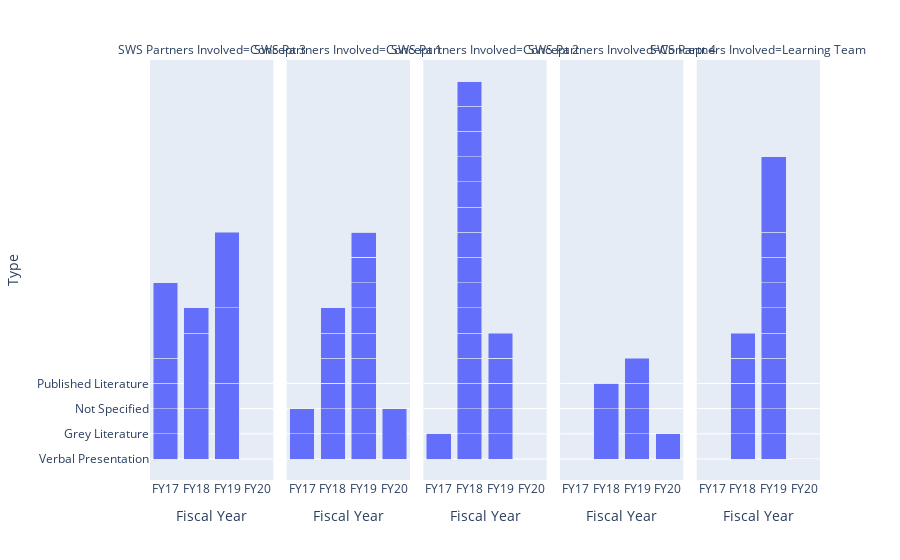

Notebook code cell kept with this figure:
### Code cell
import plotly.express as px
fig = px.bar(df51, x='Fiscal Year', y='Type', barmode='stack',
            facet_col='SWS Partners Involved')
fig.show()

### Figure 1 — Plotly figure (JSON) as saved in the notebook; plotly's stock layout.template omitted (floating-point values rounded to 4 significant figures)
{"data": [{"alignmentgroup": "True", "hoverlabel": {"namelength": 0}, "hovertemplate": "SWS Partners Involved=Concept 3<br>Fiscal Year=%{x}<br>Type=%{y}", "legendgroup": "", "marker": {"color": "#636efa"}, "name": "", "offsetgroup": "", "orientation": "v", "showlegend": false, "textposition": "auto", "type": "bar", "x": ["FY17", "FY17", "FY17", "FY17", "FY17", "FY18", "FY18", "FY17", "FY18", "FY19", "FY19", "FY19"], "xaxis": "x", "y": ["Verbal Presentation", "Grey Literature", "Grey Literature", "Grey Literature", "Grey Literature", "Not Specified", "Published Literature", "Published Literature", "Grey Literature", "Published Literature", "Published Literature", "Published Literature"], "yaxis": "y"}, {"alignmentgroup": "True", "hoverlabel": {"namelength": 0}, "hovertemplate": "SWS Partners Involved=Concept 1<br>Fiscal Year=%{x}<br>Type=%{y}", "legendgroup": "", "marker": {"color": "#636efa"}, "name": "", "offsetgroup": "", "orientation": "v", "showlegend": false, "textposition": "auto", "type": "bar", "x": ["FY17", "FY17", "FY18", "FY18", "FY17", "FY17", "FY18", "FY18", "FY18", "FY18", "FY18", "FY18", "FY18", "FY18", "FY19", "FY19", "FY19", "FY19", "FY19", "FY19", "FY19", "FY19", "FY19", "FY19", "FY19", "FY19", "FY19", "FY19", "FY19", "FY19", "FY19", "FY19", "FY19", "FY19", "FY19", "FY19", "FY19", "FY19", "FY19", "FY19", "FY19", "FY20"], "xaxis": "x2", "y": ["Verbal Presentation", "Verbal Presentation", "Grey Literature", "Grey Literature", "Grey Literature", "Grey Literature", "Grey Literature", "Verbal Presentation", "Verbal Presentation", "Grey Literature", "Grey Literature", "Grey Literature", "Verbal Presentation", "Verbal Presentation", "Verbal Presentation", "Verbal Presentation", "Grey Literature", "Grey Literature", "Verbal Presentation", "Grey Literature", "Grey Literature", "Grey Literature", "Grey Literature", "Verbal Presentation", "Verbal Presentation", "Grey Literature", "Verbal Presentation", "Verbal Presentation", "Verbal Presentation", "Grey Literature", "Verbal Presentation", "Verbal Presentation", "Verbal Presentation", "Verbal Presentation", "Verbal Presentation", "Verbal Presentation", "Verbal Presentation", "Verbal Presentation", "Verbal Presentation", "Grey Literature", "Verbal Presentation", "Not Specified"], "yaxis": "y2"}, {"alignmentgroup": "True", "hoverlabel": {"namelength": 0}, "hovertemplate": "SWS Partners Involved=Concept 2<br>Fiscal Year=%{x}<br>Type=%{y}", "legendgroup": "", "marker": {"color": "#636efa"}, "name": "", "offsetgroup": "", "orientation": "v", "showlegend": false, "textposition": "auto", "type": "bar", "x": ["FY18", "FY18", "FY18", "FY18", "FY18", "FY18", "FY18", "FY18", "FY18", "FY18", "FY18", "FY18", "FY18", "FY18", "FY17", "FY17", "FY17", "FY17", "FY17", "FY18", "FY18", "FY18", "FY18", "FY18", "FY18", "FY18", "FY17", "FY18", "FY18", "FY18", "FY19", "FY19", "FY19", "FY19", "FY19", "FY19", "FY19", "FY19"], "xaxis": "x3", "y": ["Verbal Presentation", "Verbal Presentation", "Grey Literature", "Grey Literature", "Grey Literature", "Grey Literature", "Grey Literature", "Grey Literature", "Grey Literature", "Grey Literature", "Grey Literature", "Grey Literature", "Grey Literature", "Grey Literature", "Verbal Presentation", "Verbal Presentation", "Verbal Presentation", "Verbal Presentation", "Grey Literature", "Grey Literature", "Grey Literature", "Grey Literature", "Verbal Presentation", "Verbal Presentation", "Verbal Presentation", "Verbal Presentation", "Verbal Presentation", "Verbal Presentation", "Verbal Presentation", "Verbal Presentation", "Grey Literature", "Grey Literature", "Verbal Presentation", "Grey Literature", "Verbal Presentation", "Grey Literature", "Verbal Presentation", "Grey Literature"], "yaxis": "y3"}, {"alignmentgroup": "True", "hoverlabel": {"namelength": 0}, "hovertemplate": "SWS Partners Involved=Concept 4<br>Fiscal Year=%{x}<br>Type=%{y}", "legendgroup": "", "marker": {"color": "#636efa"}, "name": "", "offsetgroup": "", "orientation": "v", "showlegend": false, "textposition": "auto", "type": "bar", "x": ["FY18", "FY18", "FY18", "FY18", "FY19", "FY19", "FY18", "FY19", "FY19", "FY19", "FY20"], "xaxis": "x4", "y": ["Not Specified", "Verbal Presentation", "Grey Literature", "Verbal Presentation", "Grey Literature", "Grey Literature", "Verbal Presentation", "Verbal Presentation", "Grey Literature", "Grey Literature", "Grey Literature"], "yaxis": "y4"}, {"alignmentgroup": "True", "hoverlabel": {"namelength": 0}, "hovertemplate": "SWS Partners Involved=Learning Team<br>Fiscal Year=%{x}<br>Type=%{y}", "legendgroup": "", "marker": {"color": "#636efa"}, "name": "", "offsetgroup": "", "orientation": "v", "showlegend": false, "textposition": "auto", "type": "bar", "x": ["FY18", "FY18", "FY18", "FY18", "FY18", "FY18", "FY19", "FY19", "FY18", "FY19", "FY19", "FY18", "FY19", "FY19", "FY19", "FY19", "FY19", "FY19", "FY19", "FY19", "FY19", "FY19", "FY19", "FY19", "FY19", "FY19", "FY19", "FY19", "FY20", "FY20", "FY19", "FY20", "FY20", "FY20"], "xaxis": "x5", "y": ["Verbal Presentation", "Grey Literature", "Grey Literature", "Grey Literature", "Verbal Presentation", "Grey Literature", "Grey Literature", "Grey Literature", "Verbal Presentation", "Verbal Presentation", "Verbal Presentation", "Grey Literature", "Verbal Presentation", "Verbal Presentation", "Grey Literature", "Grey Literature", "Grey Literature", "Grey Literature", "Grey Literature", "Verbal Presentation", "Grey Literature", "Grey Literature", "Published Literature", "Verbal Presentation", "Verbal Presentation", "Verbal Presentation", "Verbal Presentation", "Verbal Presentation", "Verbal Presentation", "Verbal Presentation", "Verbal Presentation", "Verbal Presentation", "Verbal Presentation", "Verbal Presentation"], "yaxis": "y5"}], "layout": {"annotations": [{"font": {}, "showarrow": false, "text": "SWS Partners Involved=Concept 3", "x": 0.092, "xanchor": "center", "xref": "paper", "y": 1, "yanchor": "bottom", "yref": "paper"}, {"font": {}, "showarrow": false, "text": "SWS Partners Involved=Concept 1", "x": 0.296, "xanchor": "center", "xref": "paper", "y": 1, "yanchor": "bottom", "yref": "paper"}, {"font": {}, "showarrow": false, "text": "SWS Partners Involved=Concept 2", "x": 0.5, "xanchor": "center", "xref": "paper", "y": 1, "yanchor": "bottom", "yref": "paper"}, {"font": {}, "showarrow": false, "text": "SWS Partners Involved=Concept 4", "x": 0.704, "xanchor": "center", "xref": "paper", "y": 1, "yanchor": "bottom", "yref": "paper"}, {"font": {}, "showarrow": false, "text": "SWS Partners Involved=Learning Team", "x": 0.908, "xanchor": "center", "xref": "paper", "y": 1, "yanchor": "bottom", "yref": "paper"}], "barmode": "stack", "legend": {"tracegroupgap": 0}, "margin": {"t": 60}, "xaxis": {"anchor": "y", "domain": [0, 0.184], "title": {"text": "Fiscal Year"}}, "xaxis2": {"anchor": "y2", "domain": [0.204, 0.388], "matches": "x", "title": {"text": "Fiscal Year"}}, "xaxis3": {"anchor": "y3", "domain": [0.408, 0.592], "matches": "x", "title": {"text": "Fiscal Year"}}, "xaxis4": {"anchor": "y4", "domain": [0.612, 0.796], "matches": "x", "title": {"text": "Fiscal Year"}}, "xaxis5": {"anchor": "y5", "domain": [0.816, 1], "matches": "x", "title": {"text": "Fiscal Year"}}, "yaxis": {"anchor": "x", "domain": [0, 1], "title": {"text": "Type"}}, "yaxis2": {"anchor": "x2", "domain": [0, 1], "matches": "y", "showticklabels": false}, "yaxis3": {"anchor": "x3", "domain": [0, 1], "matches": "y", "showticklabels": false}, "yaxis4": {"anchor": "x4", "domain": [0, 1], "matches": "y", "showticklabels": false}, "yaxis5": {"anchor": "x5", "domain": [0, 1], "matches": "y", "showticklabels": false}}}
